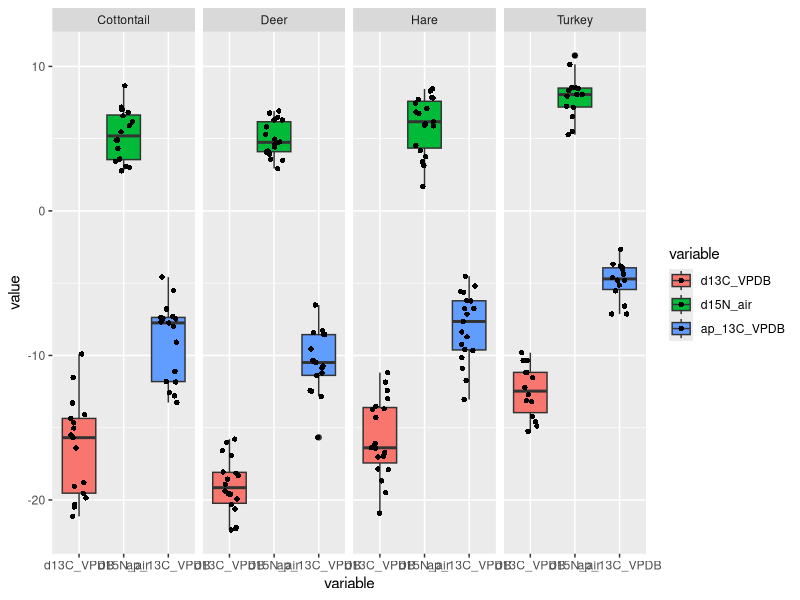
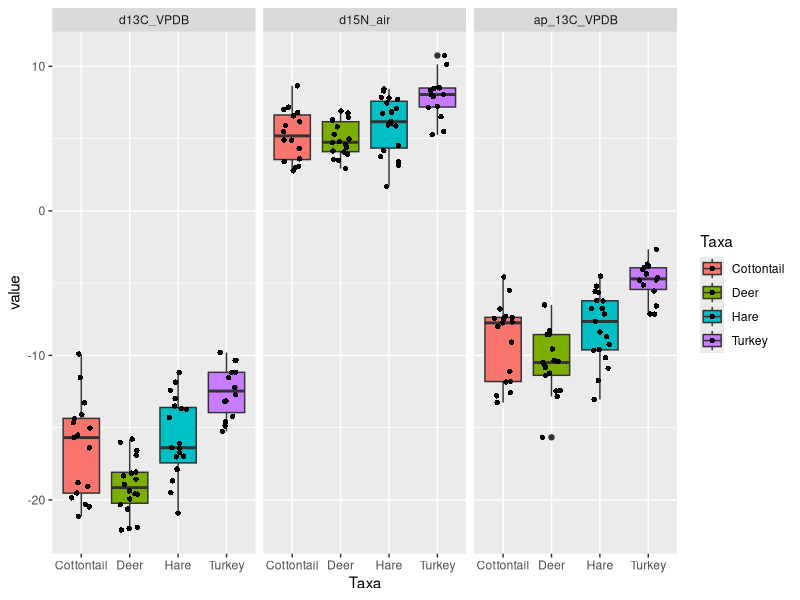
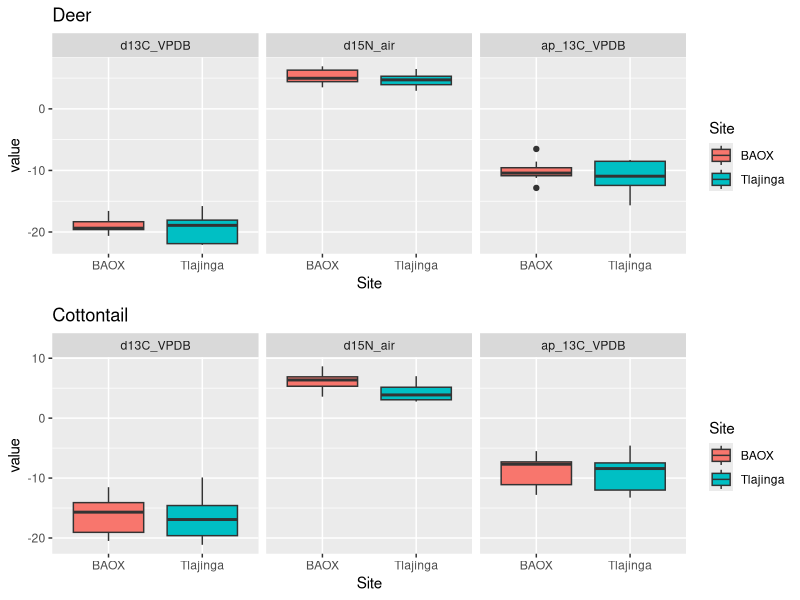
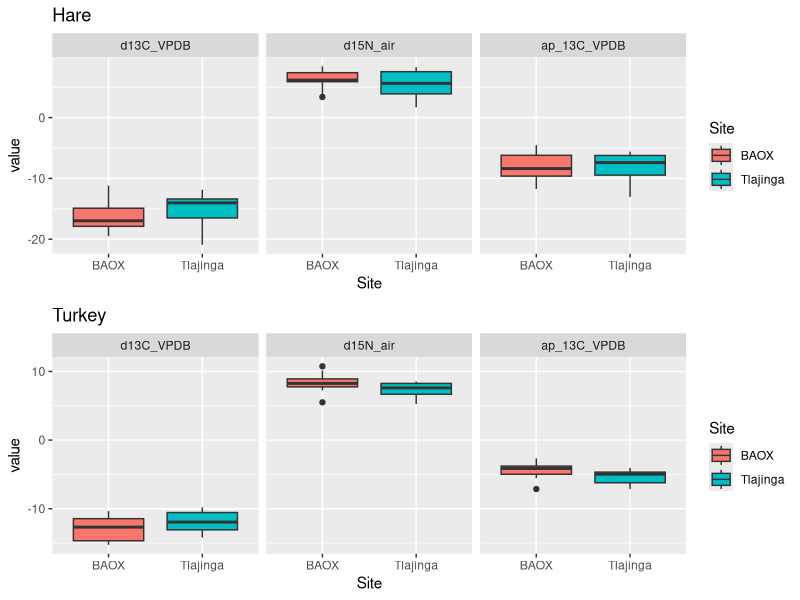
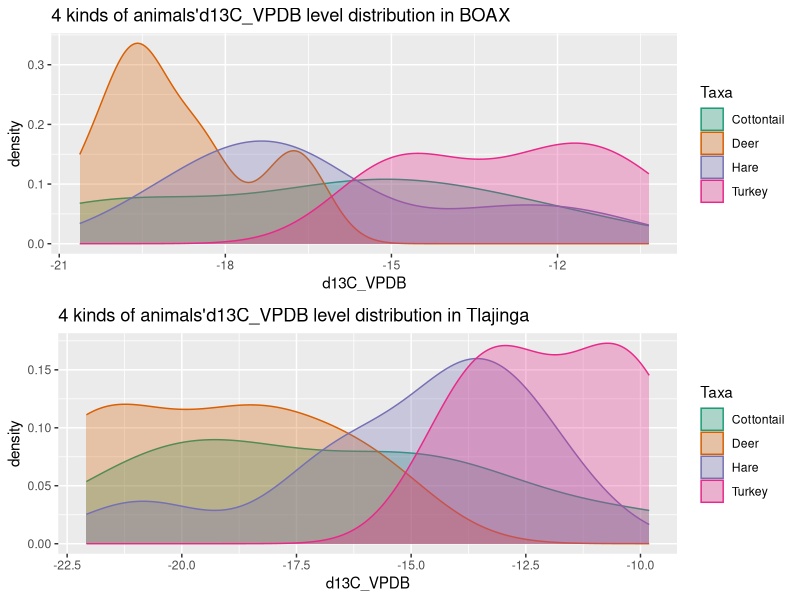
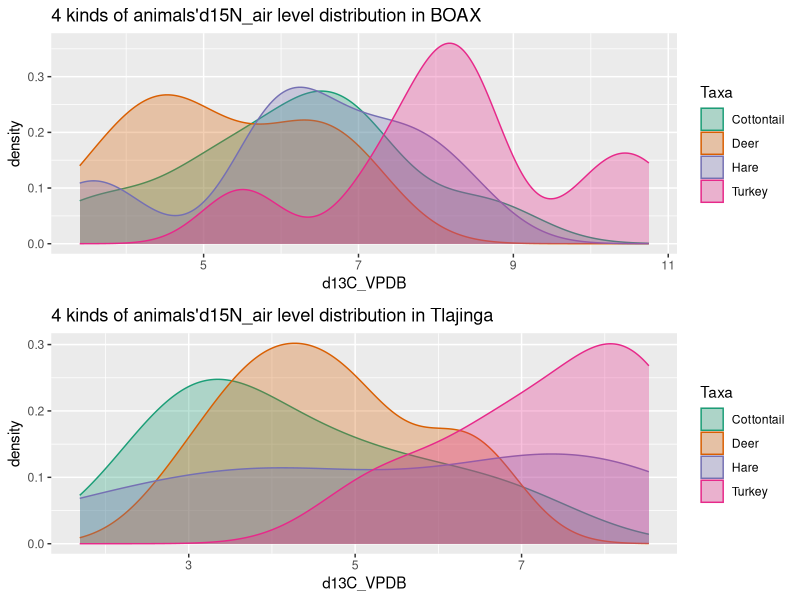
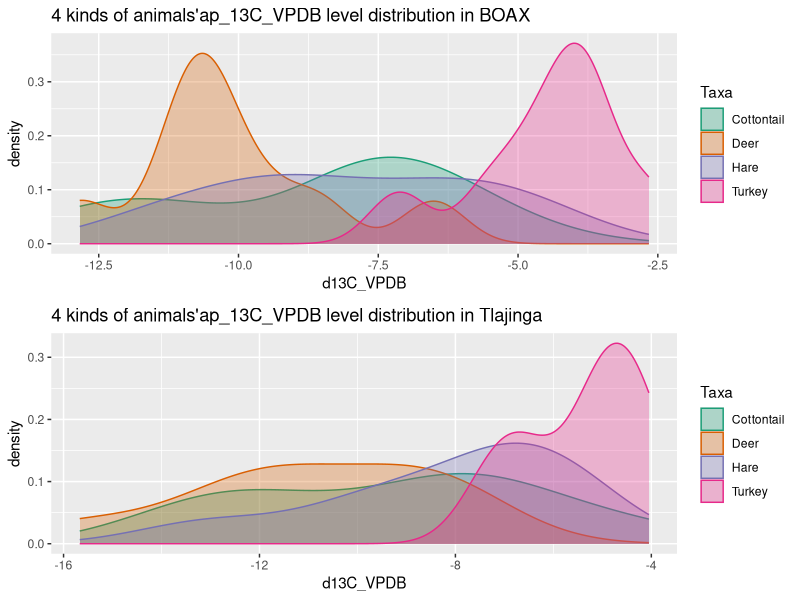
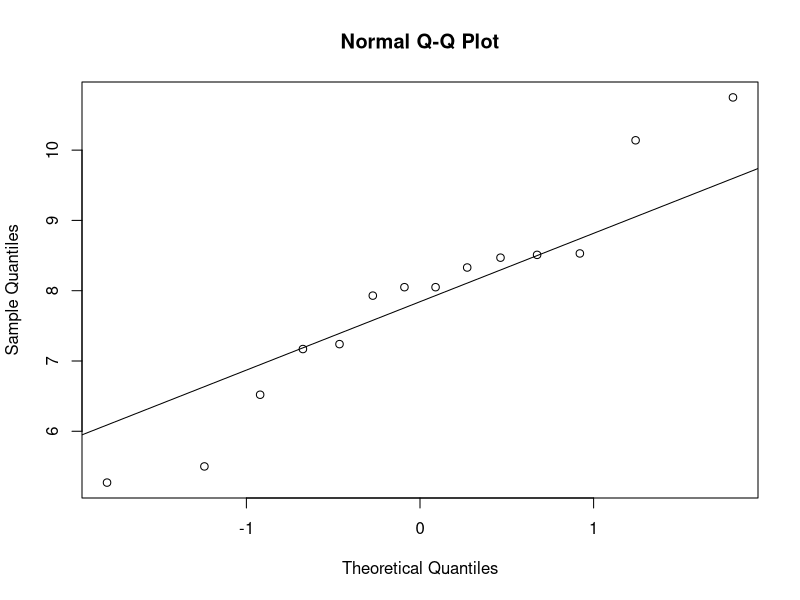

Generate these figures, in order, with R:
## ---- chunk 1
knitr::opts_chunk$set(echo = TRUE, message = FALSE, warning = FALSE)
# install.packages("foreign")
library(ggplot2)
library(openxlsx)
library(reshape2)
library(dplyr)
library(tidyr)
library("formattable")
library(stats)
## ---- chunk 2
#read data
data<-read.xlsx("for_stats_peeps.xlsx")
data<-data[,-2:-6]
data<-data[,-4]
removedata<-c("MC381","MC389","MC393","MC76")
#data <- na.omit(data)
i<-1
for(i in i:4) data<-subset(data,data$ID!=removedata[i])

## ---- chunk 3
#tidy data
data2<-data[,2:8]
data2<-data2[,-3]
data2<-data2[,-5]
aggdata<-melt(data2,id=(c("Taxa","Site")))

## ---- chunk 4
summ <- aggdata %>%                              
  group_by(Taxa,Site,variable) %>% 
  na.omit(aggdata) %>%
  summarize(min = min(value),
            median = median(value),
            mean = mean(value),
            max = max(value),
            sd = sd(value),
            count=n())
#formattable(summ)

## ---- chunk 5
ggplot(data = aggdata, aes(x=variable,y=value, fill=variable)) + 
  geom_boxplot()+
  geom_jitter(shape=16, position=position_jitter(0.2))+
  facet_wrap(~Taxa,nrow = 1)
## ---- chunk 6
ggplot(data = aggdata, aes(x=Taxa,y=value, fill=Taxa)) + 
  geom_boxplot()+
  geom_jitter(shape=16, position=position_jitter(0.2))+
  facet_wrap(~variable,nrow = 1)
## ---- chunk 7
data_deer<-aggdata[which(aggdata$Taxa=="Deer"),]
data_Cottontail<-aggdata[which(aggdata$Taxa=="Cottontail"),]
data_Hare<-aggdata[which(aggdata$Taxa=="Hare"),]
data_Turkey<-aggdata[which(aggdata$Taxa=="Turkey"),]

deer1<-ggplot(data = data_deer, aes(x=variable,y=value, fill=variable)) + 
  geom_boxplot()+
  #geom_jitter(shape=16, position=position_jitter(0.2))+
  labs(title = 'Deer')+
  facet_wrap(~Site,nrow = 1)

deer2<-ggplot(data = data_deer, aes(x=Site,y=value, fill=Site)) + 
  geom_boxplot()+
  #geom_jitter(shape=16, position=position_jitter(0.2))+
  labs(title = 'Deer')+
  facet_wrap(~variable,nrow = 1)



cot1<-ggplot(data = data_Cottontail, aes(x=variable,y=value, fill=variable)) + 
  geom_boxplot()+
  #geom_jitter(shape=16, position=position_jitter(0.2))+
  labs(title = 'Cottontail')+
  facet_wrap(~Site,nrow = 1)

cot2<-ggplot(data = data_Cottontail, aes(x=Site,y=value, fill=Site)) + 
  geom_boxplot()+
  #geom_jitter(shape=16, position=position_jitter(0.2))+
  labs(title = 'Cottontail')+
  facet_wrap(~variable,nrow = 1)


hare1<-ggplot(data = data_Hare, aes(x=variable,y=value, fill=variable)) + 
  geom_boxplot()+
  #geom_jitter(shape=16, position=position_jitter(0.2))+
  labs(title = 'Hare')+
  facet_wrap(~Site,nrow = 1)

hare2<-ggplot(data = data_Hare, aes(x=Site,y=value, fill=Site)) + 
  geom_boxplot()+
  #geom_jitter(shape=16, position=position_jitter(0.2))+
  labs(title = 'Hare')+
  facet_wrap(~variable,nrow = 1)

turkey1<-ggplot(data = data_Turkey, aes(x=variable,y=value, fill=variable)) + 
  geom_boxplot()+
  #geom_jitter(shape=16, position=position_jitter(0.2))+
  labs(title = 'Turkey')+
  facet_wrap(~Site,nrow = 1)

turkey2<-ggplot(data = data_Turkey, aes(x=Site,y=value, fill=Site)) + 
  geom_boxplot()+
  #geom_jitter(shape=16, position=position_jitter(0.2))+
  labs(title = 'Turkey')+
  facet_wrap(~variable,nrow = 1)

## ---- chunk 8

#gridExtra::grid.arrange(deer1,cot1,nrow=2,ncol=1)
#gridExtra::grid.arrange(hare1,turkey1,nrow=2,ncol=1)

gridExtra::grid.arrange(deer2,cot2,nrow=2,ncol=1)
gridExtra::grid.arrange(hare2,turkey2,nrow=2,ncol=1)

## ---- chunk 9
filter(aggdata,Taxa=="Cottontail" & Site=="BAOX" & variable=="d15N_air")$value
## ---- chunk 10
max(filter(aggdata,Taxa=="Cottontail" & Site=="BAOX" & variable=="d15N_air")$value)
mean(filter(aggdata,Taxa=="Cottontail" & Site=="BAOX" & variable=="d15N_air")$value)
sd(filter(aggdata,Taxa=="Cottontail" & Site=="BAOX" & variable=="d15N_air")$value)
## ---- chunk 11
# check the d13C_VPDB
aggdata1 <- filter(aggdata, variable== "d13C_VPDB" & Site == "BAOX")
ggplot1 <- ggplot(aggdata1, aes(value, colour = Taxa,fill=Taxa)) + geom_density(alpha = 0.3) +
  scale_fill_brewer(palette="Dark2") +
  scale_color_brewer(palette="Dark2") +
  labs(x = "d13C_VPDB", y = "density", title = "4 kinds of animals'd13C_VPDB level distribution in BOAX")


aggdata2 <- filter(aggdata, variable== "d13C_VPDB" & Site == "Tlajinga")
ggplot2 <- ggplot(aggdata2, aes(value, colour = Taxa,fill=Taxa)) + geom_density(alpha = 0.3) +
  scale_fill_brewer(palette="Dark2") +
  scale_color_brewer(palette="Dark2") +
  labs(x = "d13C_VPDB", y = "density", title = "4 kinds of animals'd13C_VPDB level distribution in Tlajinga")

gridExtra::grid.arrange(ggplot1, ggplot2)
## ---- chunk 12
# check the d15N_air
aggdata3 <- filter(aggdata, variable== "d15N_air" & Site == "BAOX")
ggplot3 <- ggplot(aggdata3, aes(value, colour = Taxa,fill=Taxa)) + geom_density(alpha = 0.3) +
  scale_fill_brewer(palette="Dark2") +
  scale_color_brewer(palette="Dark2") +
  labs(x = "d13C_VPDB", y = "density", title = "4 kinds of animals'd15N_air level distribution in BOAX")


aggdata4 <- filter(aggdata, variable== "d15N_air" & Site == "Tlajinga")
ggplot4 <- ggplot(aggdata4, aes(value, colour = Taxa,fill=Taxa)) + geom_density(alpha = 0.3) +
  scale_fill_brewer(palette="Dark2") +
  scale_color_brewer(palette="Dark2") +
  labs(x = "d13C_VPDB", y = "density", title = "4 kinds of animals'd15N_air level distribution in Tlajinga")

gridExtra::grid.arrange(ggplot3, ggplot4)
## ---- chunk 13
# check the ap_13C_VPDB
aggdata5 <- filter(aggdata, variable== "ap_13C_VPDB" & Site == "BAOX")
ggplot5 <- ggplot(aggdata5, aes(value, colour = Taxa,fill=Taxa)) + geom_density(alpha = 0.3) +
  scale_fill_brewer(palette="Dark2") +
  scale_color_brewer(palette="Dark2") +
  labs(x = "d13C_VPDB", y = "density", title = "4 kinds of animals'ap_13C_VPDB level distribution in BOAX")


aggdata6 <- filter(aggdata, variable== "ap_13C_VPDB" & Site == "Tlajinga")
ggplot6 <- ggplot(aggdata6, aes(value, colour = Taxa,fill=Taxa)) + geom_density(alpha = 0.3) +
  scale_fill_brewer(palette="Dark2") +
  scale_color_brewer(palette="Dark2") +
  labs(x = "d13C_VPDB", y = "density", title = "4 kinds of animals'ap_13C_VPDB level distribution in Tlajinga")

gridExtra::grid.arrange(ggplot5, ggplot6)
## ---- chunk 14
qqnorm(aggdata[aggdata$Taxa=="Turkey"&aggdata$variable=="d15N_air",]$value)
qqline(aggdata[aggdata$Taxa=="Turkey"&aggdata$variable=="d15N_air",]$value)
## ---- chunk 15
# Assumption
# H0 : v1  = v2
# Ha : v1 != v2
## ---- chunk 16
# "d13C_VPDB" level in turkey groups
test.turkey.d13C <- filter(aggdata, Taxa == "Turkey" & variable== "d13C_VPDB")
with(test.turkey.d13C, shapiro.test(value[Site == "BAOX"])) # p = 0.4606
with(test.turkey.d13C, shapiro.test(value[Site == "Tlajinga"])) # p = 0.7027

# From the output, the two p-values are greater than the significance level 0.05 implying that the distribution of the data are not significantly different from the normal distribution. In other words, we can assume the normality.

t.test(value ~ Site, data = test.turkey.d13C, var.equal = TRUE)
# p = 0.3323
# Not reject!
## ---- chunk 17
# "d13C_VPDB" level in Cottontail groups
test.Cottontail.d13C <- filter(aggdata, Taxa == "Cottontail" & variable== "d13C_VPDB")
with(test.Cottontail.d13C, shapiro.test(value[Site == "BAOX"])) # p = 0.5969
with(test.Cottontail.d13C, shapiro.test(value[Site == "Tlajinga"])) # p = 0.3941

# From the output, the two p-values are greater than the significance level 0.05 implying that the distribution of the data are not significantly different from the normal distribution. In other words, we can assume the normality.
t.test(value ~ Site, data = test.Cottontail.d13C, var.equal = TRUE)
# p = 0.8162
# Not reject!
## ---- chunk 18
# "d13C_VPDB" level in Deer groups
test.Deer.d13C <- filter(aggdata, Taxa == "Deer" & variable== "d13C_VPDB")
with(test.Deer.d13C, shapiro.test(value[Site == "BAOX"])) # p = 0.3914
with(test.Deer.d13C, shapiro.test(value[Site == "Tlajinga"])) # p = 0.2177

# From the output, the two p-values are greater than the significance level 0.05 implying that the distribution of the data are not significantly different from the normal distribution. In other words, we can assume the normality.
t.test(value ~ Site, data = test.Deer.d13C, var.equal = TRUE)
# p = 0.6657
# Not reject!
## ---- chunk 19
# "d13C_VPDB" level in Hare groups
test.Hare.d13C <- filter(aggdata, Taxa == "Hare" & variable== "d13C_VPDB")
with(test.Hare.d13C, shapiro.test(value[Site == "BAOX"])) # p = 0.2707
with(test.Hare.d13C, shapiro.test(value[Site == "Tlajinga"])) # p = 0.2447

# From the output, the two p-values are greater than the significance level 0.05 implying that the distribution of the data are not significantly different from the normal distribution. In other words, we can assume the normality.

t.test(value ~ Site, data = test.Hare.d13C, var.equal = TRUE)
# p = 0.3999
# Not reject!
## ---- chunk 20
# "d15N_air" level in turkey groups
test.turkey.d15N <- filter(aggdata, Taxa == "Turkey" & variable== "d15N_air")
with(test.turkey.d15N, shapiro.test(value[Site == "BAOX"])) # p = 0.7717
with(test.turkey.d15N, shapiro.test(value[Site == "Tlajinga"])) # p = 0.4532

# From the output, the two p-values are greater than the significance level 0.05 implying that the distribution of the data are not significantly different from the normal distribution. In other words, we can assume the normality.

t.test(value ~ Site, data = test.turkey.d15N, var.equal = TRUE)
# p = 0.2313
# Not reject!
## ---- chunk 21
# "d15N_air" level in Cottontail groups
test.Cottontail.d15N <- filter(aggdata, Taxa == "Cottontail" & variable== "d15N_air")
with(test.Cottontail.d15N, shapiro.test(value[Site == "BAOX"])) # p = 0.09437
with(test.Cottontail.d15N, shapiro.test(value[Site == "Tlajinga"])) # p = 0.2703

# From the output, the two p-values are greater than the significance level 0.05 implying that the distribution of the data are not significantly different from the normal distribution. In other words, we can assume the normality.
t.test(value ~ Site, data = test.Cottontail.d15N, var.equal = TRUE)
# p = 0.0321 < 0.05
# Reject!
## ---- chunk 22
data_deer_dc<-data_deer[which(data_deer$variable=="d13C_VPDB"),]
wilcox.test(value~Site,conf.level = 0.99,data=data_deer_dc)

data_deer_apc<-data_deer[which(data_deer$variable=="ap_13C_VPDB"),] %>% na.omit(data_deer)
wilcox.test(value~Site,conf.level = 0.99,data=data_deer_apc)

data_deer_n<-data_deer[which(data_deer$variable=="d15N_air"),]
wilcox.test(value~Site,conf.level = 0.99,data=data_deer_n)
## ---- chunk 23
data_cott_dc<-data_Cottontail[which(data_Cottontail$variable=="d13C_VPDB"),]
wilcox.test(value~Site,conf.level = 0.99,data=data_cott_dc)

data_cott_apc<-data_Cottontail[which(data_Cottontail$variable=="ap_13C_VPDB"),] 
wilcox.test(value~Site,conf.level = 0.99,data=data_cott_apc)

data_cott_n<-data_Cottontail[which(data_Cottontail$variable=="d15N_air"),]%>% na.omit(data_Cottontail)
wilcox.test(value~Site,conf.level = 0.99,data=data_cott_n)
## ---- chunk 24
data_hare_dc<-data_Hare[which(data_Hare$variable=="d13C_VPDB"),]
wilcox.test(value~Site,conf.level = 0.99,data=data_hare_dc)

data_hare_apc<-data_Hare[which(data_Hare$variable=="ap_13C_VPDB"),] 
wilcox.test(value~Site,conf.level = 0.99,data=data_hare_apc)

data_hare_n<-data_Hare[which(data_Hare$variable=="d15N_air"),]
wilcox.test(value~Site,conf.level = 0.99,data=data_hare_n)
## ---- chunk 25
data_turkey_dc<-data_Turkey[which(data_Turkey$variable=="d13C_VPDB"),]
wilcox.test(value~Site,conf.level = 0.99,data=data_turkey_dc)

data_turkey_apc<-data_Turkey[which(data_Turkey$variable=="ap_13C_VPDB"),] 
wilcox.test(value~Site,conf.level = 0.99,data=data_turkey_apc)

data_turkey_n<-data_Turkey[which(data_Turkey$variable=="d15N_air"),]
wilcox.test(value~Site,conf.level = 0.99,data=data_turkey_n)
## ---- chunk 26
Utable<-read.xlsx("Mann-Whitney_Table_0.01.xlsx")

Utest<-function(set1,set2){
  l1<-length(set1)
  l2<-length(set2)
  set<-c(set1,set2)
  set<-rbind(set,c(rep(1,l1),rep(2,l2)))
  rset<-rank(set[1,])
  R1<-sum(rset[1:l1])
  R2<-sum(rset[(l1+1):(l1+l2)])
  U1<-l1*l2+l1*(l1+1)/2-R1
  U2<-l1*l2+l2*(l2+1)/2-R2
  #print(min(U1,U2))
  #print(Utable[l1,l2])
  min(U1,U2)<Utable[l1,l2]
}
## ---- chunk 27
setA<-data_deer_dc[which(data_deer_dc$Site=="BAOX"),]
setB<-data_deer_dc[which(data_deer_dc$Site=="Tlajinga"),]
print("d13C_VPDB:")
Utest(setA$value,setB$value)


setA<-data_deer_apc[which(data_deer_apc$Site=="BAOX"),]
setB<-data_deer_apc[which(data_deer_apc$Site=="Tlajinga"),]
print("d15N_air:")
Utest(setA$value,setB$value)

setA<-data_deer_n[which(data_deer_n$Site=="BAOX"),]
setB<-data_deer_n[which(data_deer_n$Site=="Tlajinga"),]
print("ap_13C_VPDB:")
Utest(setA$value,setB$value)
## ---- chunk 28
setA<-data_cott_dc[which(data_cott_dc$Site=="BAOX"),]
setB<-data_cott_dc[which(data_cott_dc$Site=="Tlajinga"),]
print("d13C_VPDB:")
Utest(setA$value,setB$value)

setA<-data_cott_apc[which(data_cott_apc$Site=="BAOX"),]
setB<-data_cott_apc[which(data_cott_apc$Site=="Tlajinga"),]
print("d15N_air:")
Utest(setA$value,setB$value)

setA<-data_cott_n[which(data_cott_n$Site=="BAOX"),]
setB<-data_cott_n[which(data_cott_n$Site=="Tlajinga"),]
print("ap_13C_VPDB:")
Utest(setA$value,setB$value)
## ---- chunk 29
setA<-data_hare_dc[which(data_hare_dc$Site=="BAOX"),]
setB<-data_hare_dc[which(data_hare_dc$Site=="Tlajinga"),]
print("d13C_VPDB:")
Utest(setA$value,setB$value)

setA<-data_hare_apc[which(data_hare_apc$Site=="BAOX"),]
setB<-data_hare_apc[which(data_hare_apc$Site=="Tlajinga"),]
print("d15N_air:")
Utest(setA$value,setB$value)

setA<-data_hare_n[which(data_hare_n$Site=="BAOX"),]
setB<-data_hare_n[which(data_hare_n$Site=="Tlajinga"),]
print("ap_13C_VPDB:")
Utest(setA$value,setB$value)

## ---- chunk 30
setA<-data_turkey_dc[which(data_turkey_dc$Site=="BAOX"),]
setB<-data_turkey_dc[which(data_turkey_dc$Site=="Tlajinga"),]
print("d13C_VPDB:")
Utest(setA$value,setB$value)

setA<-data_turkey_apc[which(data_turkey_apc$Site=="BAOX"),]
setB<-data_turkey_apc[which(data_turkey_apc$Site=="Tlajinga"),]
print("d15N_air:")
Utest(setA$value,setB$value)

setA<-data_turkey_n[which(data_turkey_n$Site=="BAOX"),]
setB<-data_turkey_n[which(data_turkey_n$Site=="Tlajinga"),]
print("ap_13C_VPDB:")
Utest(setA$value,setB$value)
